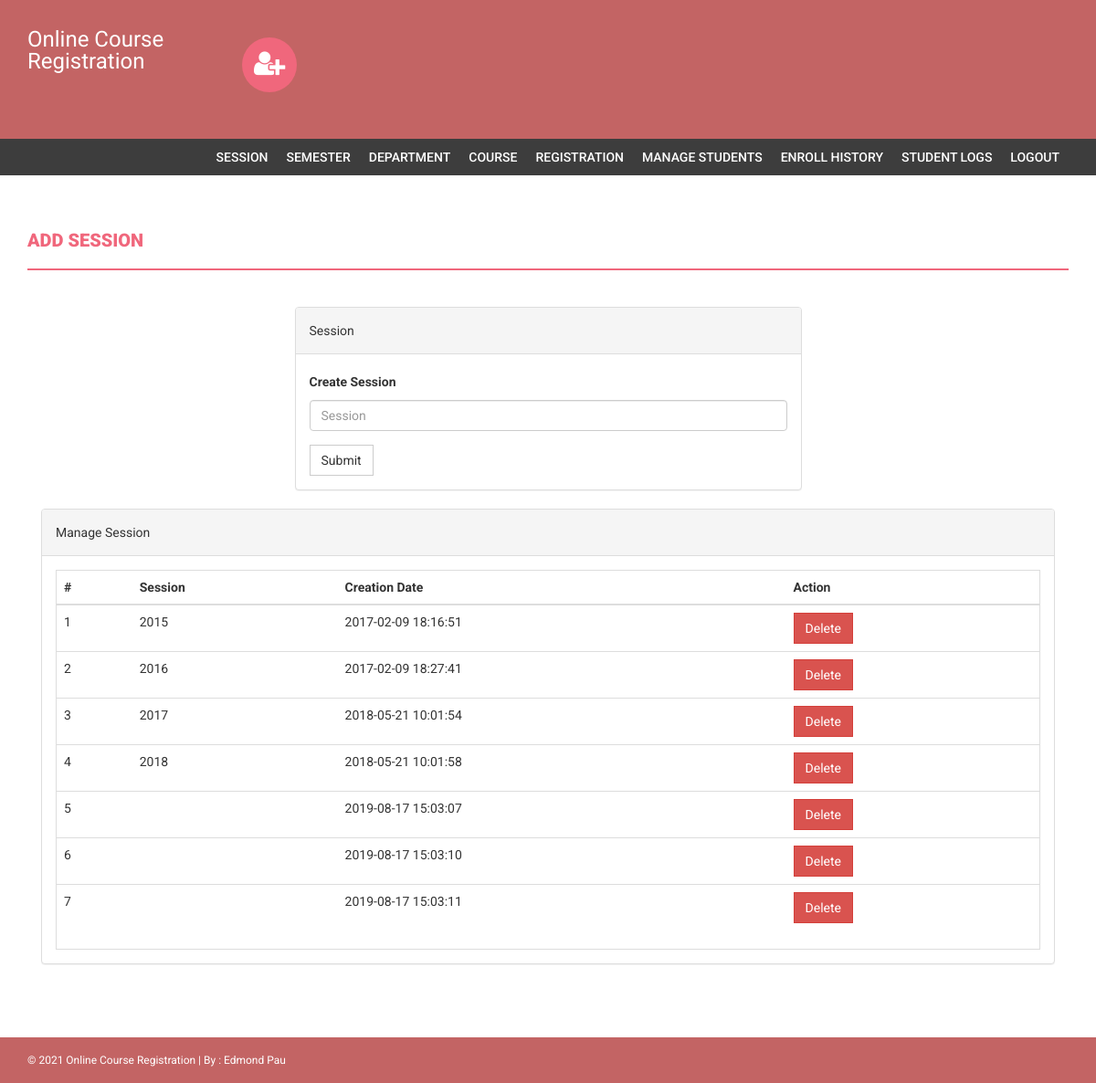
The app's page /onlinecourse/admin/session.php (signed in) with its own data.
### tables this page shows
CREATE TABLE `session` (
  `id` int(11) NOT NULL,
  `session` varchar(255) DEFAULT NULL,
  `creationDate` timestamp NULL DEFAULT CURRENT_TIMESTAMP
);

### onlinecourse/admin/session.php (the view, shortened to what this page needs)
<?php
if(strlen($_SESSION['alogin'])==0)
    {
header('location:index.php');
}
else{
?>
<!DOCTYPE html>
<html xmlns="http://www.w3.org/1999/xhtml">
<head>
    <link href="assets/css/bootstrap.css" rel="stylesheet" />
    <link href="assets/css/font-awesome.css" rel="stylesheet" />
    <link href="assets/css/style.css" rel="stylesheet" />
</head>
<body>
<?php include('includes/header.php');?>
<?php if($_SESSION['alogin']!="")
{
 include('includes/menubar.php');
}
 ?>
    <div class="content-wrapper">
        <div class="container">
              <div class="row">
                    <div class="col-md-12">
                        <h1 class="page-head-line">Add session  </h1>
                    </div>
                </div>
                <div class="row" >
                  <div class="col-md-3"></div>
                    <div class="col-md-6">
                        <div class="panel panel-default">
                        <div class="panel-heading">
                           Session
                        </div>
                        <div class="panel-body">
                       <form name="session" method="post">
   <div class="form-group">
    <label for="session">Create Session </label>
    <input type="text" class="form-control" id="sesssion" name="sesssion" placeholder="Session" />
  </div>
 <button type="submit" name="submit" class="btn btn-default">Submit</button>
</form>
                            </div>
                            </div>
                    </div>
                </div>
                <div class="col-md-12">
                    <div class="panel panel-default">
                        <div class="panel-heading">
                            Manage Session
                        </div>
                        <div class="panel-body">
                            <div class="table-responsive table-bordered">
                                <table class="table">
                                    <thead>
                                        <tr>
                                            <th>#</th>
                                            <th>Session</th>
                                            <th>Creation Date</th>
                                            <th>Action</th>
                                        </tr>
                                    </thead>
                                    <tbody>
<?php
$sql=mysqli_query($con,"select * from session");
$cnt=1;
while($row=mysqli_fetch_array($sql))
{
?>
                                        <tr>
                                            <td><?php echo $cnt;?></td>
                                            <td><?php echo htmlentities($row['session']);?></td>
                                            <td><?php echo htmlentities($row['creationDate']);?></td>
                                            <td>
  <a href="session.php?id=<?php echo $row['id']?>&del=delete" onClick="return confirm('Are you sure you want to delete?')">
                                            <button class="btn btn-danger">Delete</button>
</a>
                                            </td>
                                        </tr>
<?php
$cnt++;
} ?>
                                    </tbody>
                                </table>
                            </div>
                        </div>
                    </div>
                </div>
            </div>
        </div>
  <?php include('includes/footer.php');?>
</body>
</html>
<?php } ?>

### onlinecourse/admin/assets/css/style.css (style rules this page uses)
body { font-family: 'Roboto', sans-serif; line-height: 30px; }
.content-wrapper { margin-top: 40px; min-height: 600px; padding-bottom: 60px; }
.page-head-line { font-weight: 900; padding-bottom: 20px; border-bottom: 2px solid #F0677C; text-transform: uppercase; color: #F0677C; font-size: 20px; margin-bottom: 40px; }
.btn { border-radius: 0px; -webkit-border-radius: 0px; -moz-border-radius: 0px; }

### records on screen
session: session "2015", creationDate "2017-02-09 18:16:51"
session: session "2016", creationDate "2017-02-09 18:27:41"
session: session "2017", creationDate "2018-05-21 10:01:54"
session: session "2018", creationDate "2018-05-21 10:01:58"
session: creationDate "2019-08-17 15:03:07"
session: creationDate "2019-08-17 15:03:10"
session: creationDate "2019-08-17 15:03:11"
